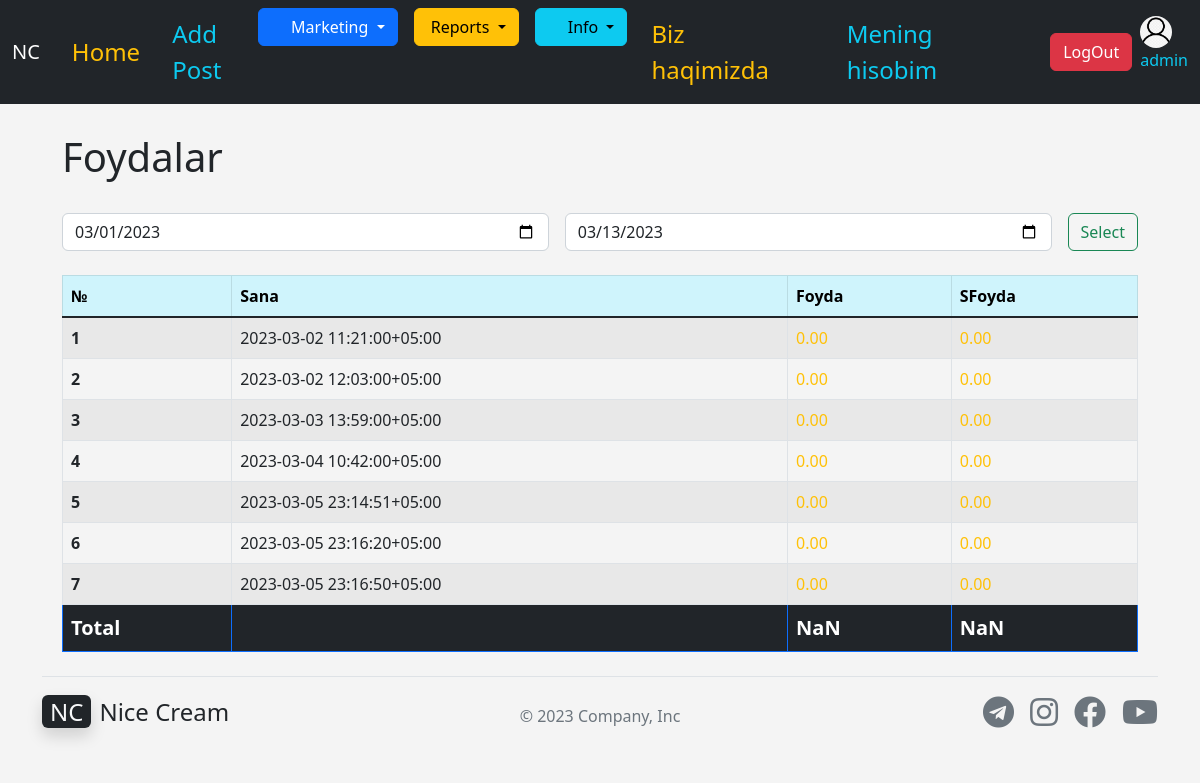
The page /products/profit_list/ (signed in) on the database as committed earlier.
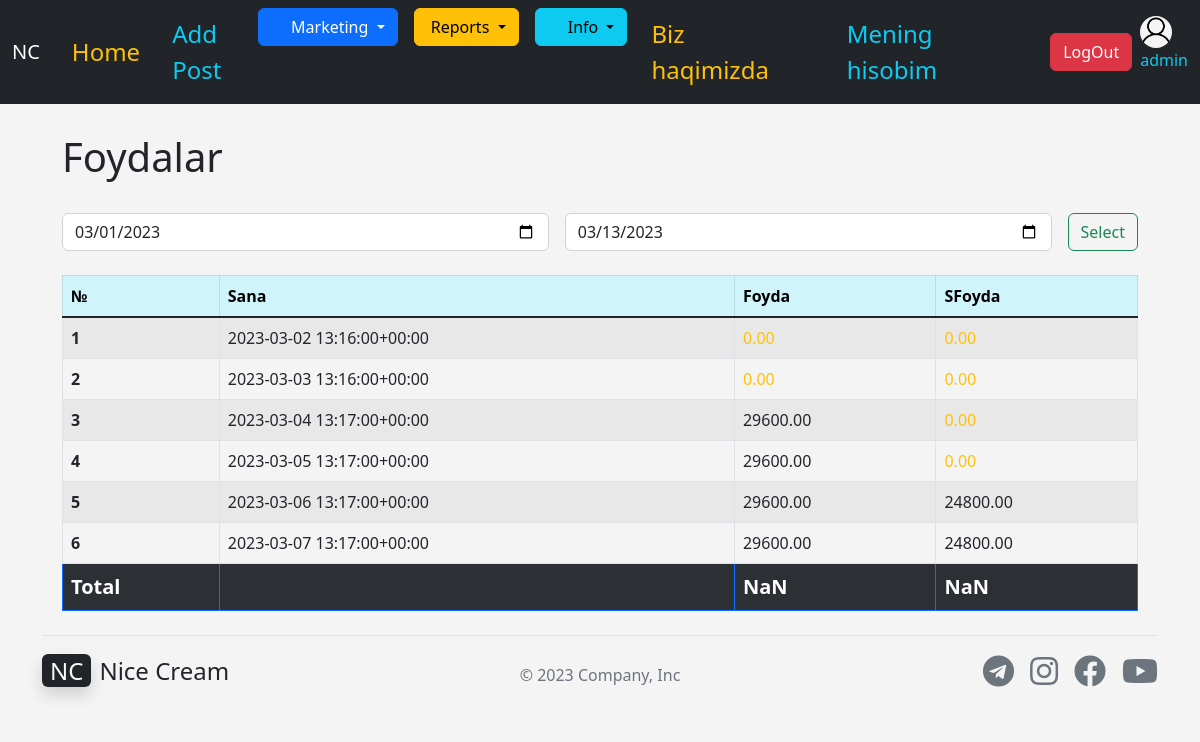
The same page on the database as committed later.
### apps/cashes/models.py (models this page shows, shortened)
class Transaction(models.Model):
    trans_id = models.UUIDField(default=uuid.uuid4, unique=True, primary_key=True)
    event_id = models.CharField(max_length=50, blank=True, null=True)
    trans_date = models.CharField(max_length=255, blank=True, null=True)
    provider = models.ForeignKey(User, related_name='transactions_as_provider', on_delete=models.PROTECT, blank=True, null=True, limit_choices_to ={'user_type':'PR'})
    client = models.ForeignKey(User, related_name='transactions_as_client', on_delete=models.PROTECT, blank=True, null=True, limit_choices_to ={'user_type':'CL'})
    cash = models.ForeignKey(Cash, related_name='transactions_as_cash', on_delete=models.PROTECT, blank=True, null=True)
    cash_summa = models.DecimalField(default=0.0, max_digits=16, decimal_places=2)
    summa = models.DecimalField('TransSumma', default=0.0, max_digits=16, decimal_places=2)
    ssumma = models.DecimalField('TransSSumma', default=0.0, max_digits=16, decimal_places=2, blank=True, null=True)
    comment = models.TextField(blank=True, null=True)
    profit = models.DecimalField(default=0.0, max_digits=16, decimal_places=2)
    sprofit = models.DecimalField(default=0.0, max_digits=16, decimal_places=2)
    class Meta:
        ordering = ['-trans_date']

### apps/products/views.py (the view)
# urls.py: path('profit_list/', views.profit_list, name='profit_list'),
def profit_list(request):
    today = datetime.date.today()
    todate = today + datetime.timedelta(days=1)
    fromdate = today.replace(day=1)
    profit_list = Transaction.objects.filter(trans_date__lte = todate, trans_date__gte = fromdate,).order_by('trans_date')
    if request.method == "POST":
        fromdate = request.POST['fromdate']
        todate = request.POST['todate']
        profit_list = Transaction.objects.filter(trans_date__lte = todate, trans_date__gte = fromdate,).order_by('trans_date')
    return render(request, 'products/profit_list.html', {
        'profit_list' : profit_list,
        'todate' : todate,
        'fromdate' : fromdate,
    })

### apps/products/templates/products/profit_list.html (shortened to what this page needs)
{% extends 'base.html' %}
{% block content %}
<div class="container">
<br>
<h1>Foydalar</h1> <br>
<form class="d-flex" action="" method="POST">
  <input type="date" class="form-control" name="fromdate" id="fromdate" value="{{ fromdate}}">
  <input type="date" class="form-control ms-3" name="todate" id="todate" value="{{ todate }}">
  <button class="btn btn-outline-success ms-3" type="submit">Select</button>
</form>
<br>
<table class="table table-striped table-hover table-bordered">
    <thead class="table-info">
      <tr>
        <th scope="col">№</th>
        <th scope="col">Sana</th>
        <th scope="col">Foyda</th>
        <th scope="col">SFoyda</th>
      </tr>
    </thead>
    <tbody class="table-group-divider">
      {% for profit in profit_list %}
      <tr>
        <th scope="row">{{ forloop.counter }}</th>
        <td>{{ profit.trans_date }}</td>
        <td class="foyda">{{ profit.profit }}</td>
        <td class="sfoyda">{{ profit.sprofit}}</td>
      </tr>
      {% endfor %}
      <tr class="table-dark border-primary fs-5 fw-bold">
        <td>Total</td>
        <td></td>
        <td id="total"></td>
        <td id="totals"></td>
      </tr>
    </tbody>
  </table>
</div>
{% endblock content %}

Rows that differ between the two databases and show on the page:
removed Transaction: trans_date "2023-03-02 11:21:00+05:00", profit "0.00", sprofit "0.00"
removed Transaction: trans_date "2023-03-02 12:03:00+05:00", profit "0.00", sprofit "0.00"
removed Transaction: trans_date "2023-03-03 13:59:00+05:00", profit "0.00", sprofit "0.00"
removed Transaction: trans_date "2023-03-04 10:42:00+05:00", profit "0.00", sprofit "0.00"
removed Transaction: trans_date "2023-03-05 23:14:51+05:00", profit "0.00", sprofit "0.00"
removed Transaction: trans_date "2023-03-05 23:16:20+05:00", profit "0.00", sprofit "0.00"
removed Transaction: trans_date "2023-03-05 23:16:50+05:00", profit "0.00", sprofit "0.00"
added Transaction: trans_date "2023-03-02 13:16:00+00:00", profit "0.00", sprofit "0.00"
added Transaction: trans_date "2023-03-03 13:16:00+00:00", profit "0.00", sprofit "0.00"
added Transaction: trans_date "2023-03-04 13:17:00+00:00", profit "29600.00", sprofit "0.00"
added Transaction: trans_date "2023-03-05 13:17:00+00:00", profit "29600.00", sprofit "0.00"
added Transaction: trans_date "2023-03-06 13:17:00+00:00", profit "29600.00", sprofit "24800.00"
added Transaction: trans_date "2023-03-07 13:17:00+00:00", profit "29600.00", sprofit "24800.00"
